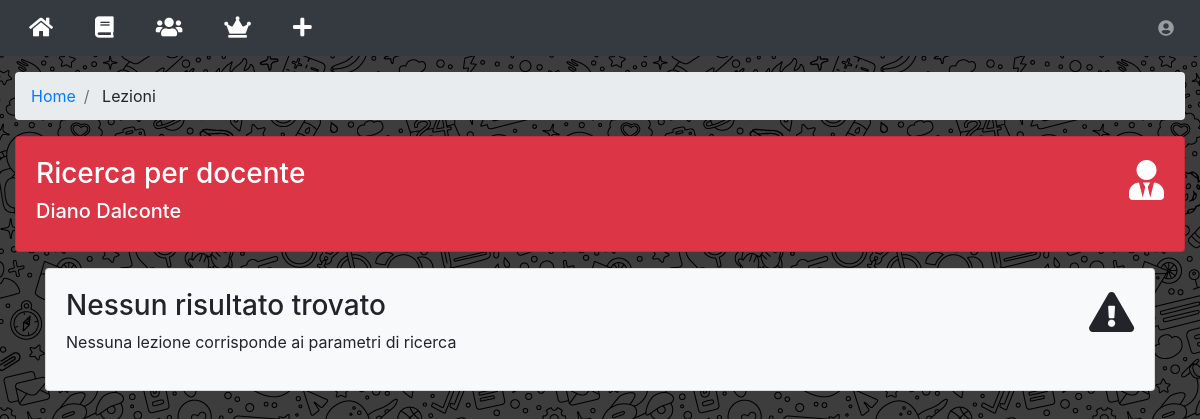
Page /lezioni/?docente=2 (signed in) on the earlier database version.
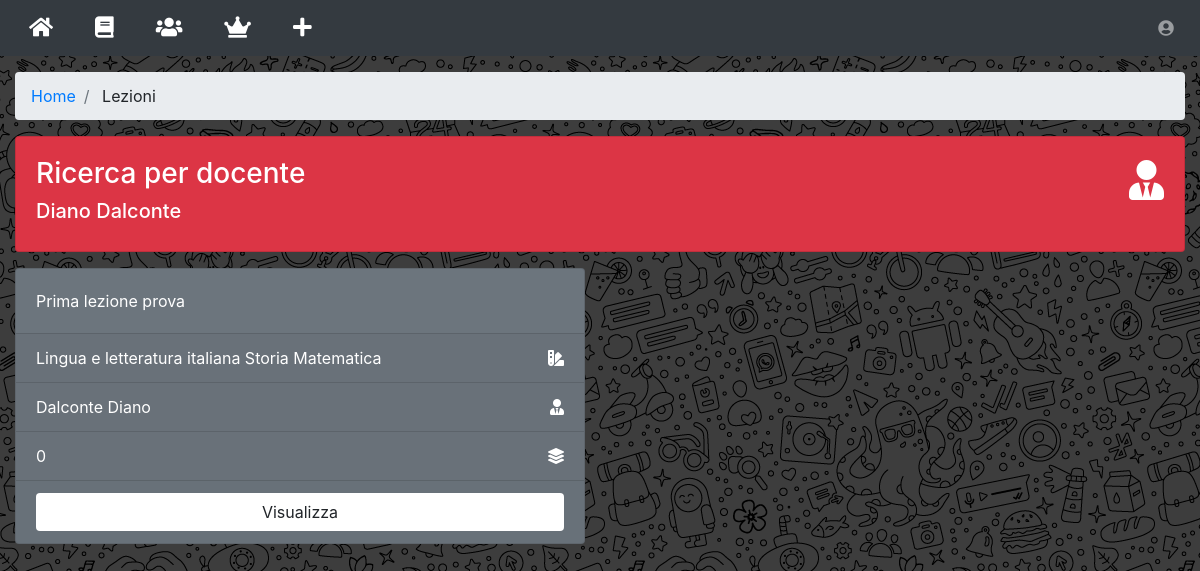
Same page on the later database version.
### tables this page shows
CREATE TABLE `lezioni` (
  `id` int(15) NOT NULL AUTO_INCREMENT,
  `idUtente` int(15),
  `titolo` varchar(40) NOT NULL,
  `data` datetime NOT NULL,
  `note` varchar(150),
  PRIMARY KEY (`id`),
  UNIQUE (`idUtente`, `titolo`),
  FOREIGN KEY (`idUtente`)
    REFERENCES `utenti` (`id`)
);

CREATE TABLE `materie` (
  `id` int(15) NOT NULL AUTO_INCREMENT,
  `titolo` varchar(50),
  PRIMARY KEY (`id`)
);

### src/connection.php (called while the page is built, shortened)
<?php
  function query($sql){
    $conn = new mysqli("localhost", "root", "", "appRendiamo");
    $tabella = array();
    $result = $conn->query($sql);
    if (isset($result->num_rows)){
      if ($result->num_rows == 0) {
        return $tabella;
      } else while($row = $result->fetch_assoc()){
        array_push($tabella, $row);
      }
      return $tabella;
    } else {
      $conn->close();
    }
  }
?>

### src/lezioni/wrapper.php (the view, shortened to what the changed rows need)
<div class="container-fluid">
  <?php
    if (isset($_GET['materia'])) {
      $idMateria = $_GET['materia'];
      $lezioni = query("SELECT lezioni.*, utentiDiLezioni.idUtente AS preferito
                        FROM (
                          SELECT lezioni.*, utenti.nome, utenti.cognome
                          FROM (
                            SELECT lezioni.*, COUNT(materiali.id) as countMateriali
                            FROM lezioni
                            LEFT JOIN materiali
                              ON materiali.idLezione=lezioni.id
                            GROUP BY lezioni.id
                          ) AS lezioni, utenti, materieDiLezioni
                          WHERE lezioni.idUtente=utenti.id
                            AND materieDiLezioni.idLezione=lezioni.id
                            AND materieDiLezioni.idMateria=$idMateria
                          ) AS lezioni
                        LEFT JOIN utentiDiLezioni
                        ON utentiDiLezioni.idLezione=lezioni.id
                          AND utentiDiLezioni.idUtente=3
                        ORDER BY lezioni.titolo");
    } elseif (isset($_GET['docente'])) {
        $idDocente = $_GET['docente'];
        $lezioni = query("SELECT lezioni.*, utentiDiLezioni.idUtente AS preferito
                          FROM (
                            SELECT lezioni.*, utenti.nome, utenti.cognome
                            FROM (
                              SELECT lezioni.*, COUNT(materiali.id) as countMateriali
                              FROM lezioni
                              LEFT JOIN materiali
                                ON materiali.idLezione=lezioni.id
                              GROUP BY lezioni.id
                            ) AS lezioni, utenti
                            WHERE lezioni.idUtente=utenti.id
                              AND utenti.id=$idDocente
                            ) AS lezioni
                          LEFT JOIN utentiDiLezioni
                          ON utentiDiLezioni.idLezione=lezioni.id
                            AND utentiDiLezioni.idUtente=3
                          ORDER BY lezioni.titolo");
    }
  ?>
  <div class="row">
    <div class="col-12 mb-3 text-white">
      <?php if (isset($_GET['materia'])): ?>
        <?php $materia = query("SELECT * FROM materie WHERE id=".$_GET['materia'])[0] ?>
        <div class="card bg-primary card-body">
          <div class="row">
            <div class="col">
              <h3>Ricerca per materia</h3>
              <h5><?php echo $materia['titolo'] ?></h5>
            </div>
            <div class="col">
              <h1 class="float-right">
                <i class="fas fa-swatchbook"></i>
              </h1>
            </div>
          </div>
        </div>
      <?php elseif (isset($_GET['docente'])): ?>
        <div class="card bg-danger card-body">
          <div class="row">
            <div class="col">
              <h1 class="float-right">
                <i class="fas fa-user-tie"></i>
              </h1>
            </div>
          </div>
        </div>
      <?php endif; ?>
    </div>
    <?php if ($lezioni): ?>
      <?php foreach ($lezioni as $lezione): ?>
        <div class="col-xl-6 col-md-6 col-sm-12">
          <div class="card text-white bg-secondary mb-3">
            <div class="card-body">
              <?php echo $lezione['titolo'] ?>
            </div>
            <div class="card-footer">
              <div class="float-right">
                <i class="fas fa-swatchbook"></i>
              </div>
              <?php $materie = query("SELECT materie.* FROM materie, materieDiLezioni WHERE materie.id=materieDiLezioni.idMateria AND materieDiLezioni.idLezione=".$lezione['id']) ?>
              <?php if ($materie): ?>
                <?php foreach ($materie as $materia): ?>
                  <?php echo $materia['titolo'] ?>
                <?php endforeach; ?>
              <?php else: ?>
                Nessuna materia
              <?php endif; ?>
            </div>
            <div class="card-footer">
              <div class="float-right">
                <i class="fas fa-user-tie"></i>
              </div>
              <?php echo $lezione['cognome'] ?>
              <?php echo $lezione['nome'] ?>
            </div>
            <div class="card-footer">
              <div class="float-right">
                <i class="fas fa-layer-group"></i>
              </div>
            <?php echo $lezione['countMateriali'] ?>
            </div>
            <div class="card-footer">
              <div class="row">
                <div class="col">
                  <button class="btn bg-white btn-block" onclick="window.location='../lezione/?id=<?php echo $lezione['id'] ?>'">
                    Visualizza</button>
                </div>
              </div>
            </div>
          </div>
        </div>
      <?php endforeach; ?>
    <?php else: ?>
      <div class="container">
        <div class="card bg-light card-body">
          <div class="row">
            <div class="col">
              <h3>Nessun risultato trovato</h3>
              <p>Nessuna lezione corrisponde ai parametri di ricerca</p>
            </div>
            <div class="col">
              <h1 class="float-right">
                <i class="fas fa-exclamation-triangle"></i>
              </h1>
            </div>
          </div>
        </div>
      </div>
    <?php endif; ?>
  </div>
</div>

Differences in the rows shown:
now on this page (row edited): lezioni: titolo "Prima lezione prova", cognome "Dalconte", nome "Diano", countMateriali "0"
now on this page (row unchanged): materie: titolo "Lingua e letteratura italiana"
now on this page (row unchanged): materie: titolo "Storia"
now on this page (row unchanged): materie: titolo "Matematica"
Other differences:
text no longer shown: "Nessun risultato trovato Nessuna lezione corrisponde ai parametri di ricerca"
